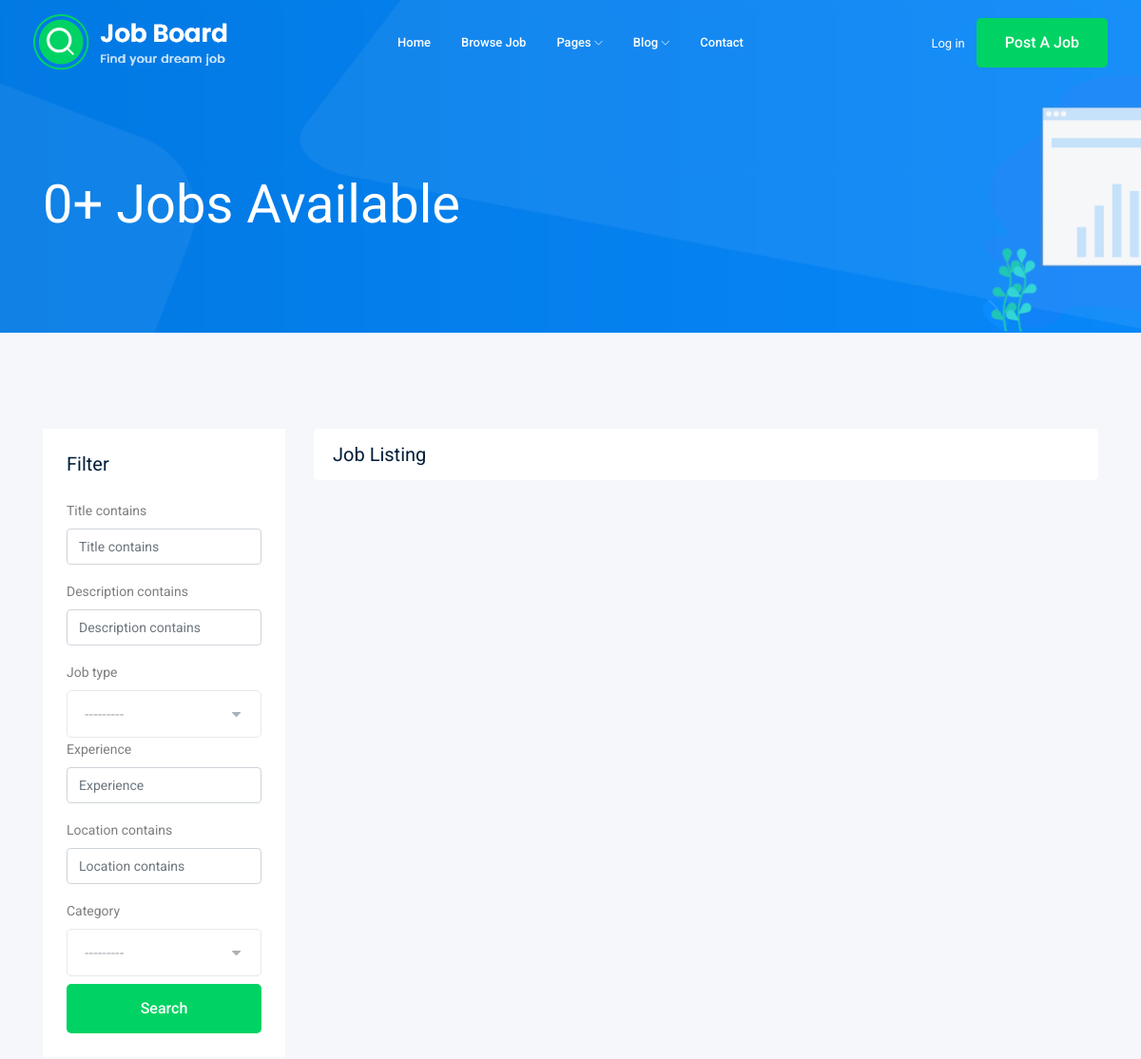
The app's page /jobs/ (upper part), older data.
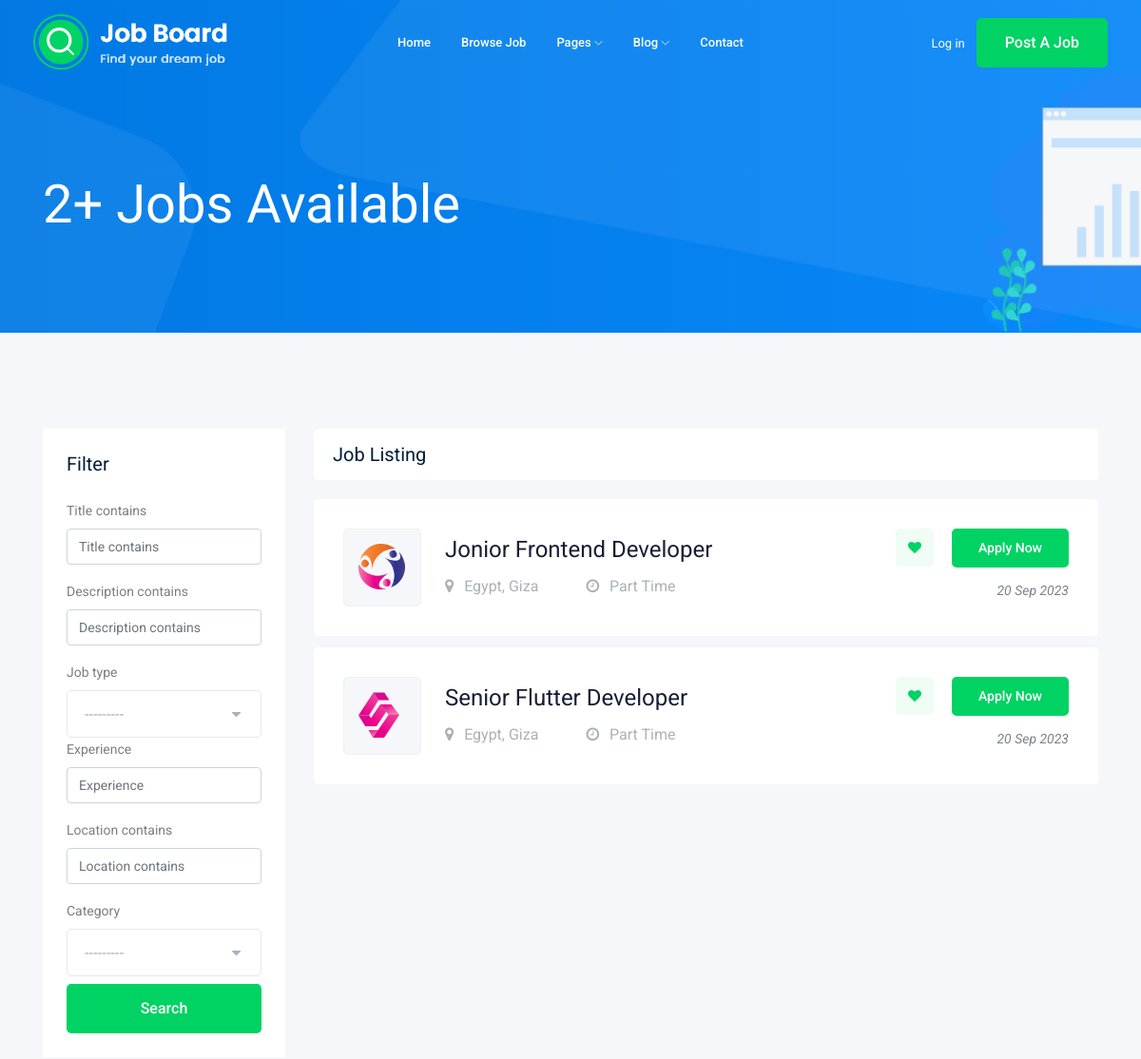
The same page, newer data.
### job/models.py (models this page shows, shortened)
class Job(models.Model):
    title = models.CharField(max_length=50)
    description = models.TextField(max_length=2000)
    job_type = models.CharField(max_length=20, choices=JOB_TYPE_CHOICES)
    vacancy = models.PositiveIntegerField(default=1, validators=[MinValueValidator(1), MaxValueValidator(10)])
    salary = models.PositiveIntegerField(default=100, validators=[MinValueValidator(100), MaxValueValidator(100000)])
    experience = models.PositiveIntegerField(default=1, validators=[MinValueValidator(1), MaxValueValidator(50)])
    location = models.CharField(max_length=100, default='Egypt')
    image = models.FileField(upload_to=job_image_upload, default='none')
    published_at = models.DateTimeField(auto_now=True)
    category = models.ForeignKey(Category, related_name='job_category', on_delete=models.CASCADE)
    owner = models.ForeignKey(User, related_name='job_owner', on_delete=models.CASCADE)
    class Meta:
        db_table = 'job'

### job/views.py (the view)
# urls.py: path('', views.jobs, name='jobs'),
def jobs(request):
    job_list = Job.objects.all()
    jobs_count = job_list.count()
    filter = JobFilter(request.GET, queryset=job_list)
    job_list = filter.qs
    paginator = Paginator(job_list, 3)
    page_number = request.GET.get('page')
    page_obj = paginator.get_page(page_number)
    context = {'jobs_count': jobs_count, 'jobs': page_obj, 'filters': filter}
    return render(request, 'jobs.html', context)

### job/models.py (called while the page is built)
    def __str__(self) -> str:
        return self.name

### job/templates/jobs.html (shortened to what this page needs)
{% extends "base.html" %}
{% load bootstrap5 %}
{% block content %}
    <div class="bradcam_area bradcam_bg_1">
        <div class="container">
            <div class="row">
                <div class="col-xl-12">
                    <div class="bradcam_text">
                        <h3>{{jobs_count}}+ Jobs Available</h3>
                    </div>
                </div>
            </div>
        </div>
    </div>
    <div class="job_listing_area plus_padding">
        <div class="container">
            <div class="row">
                <div class="col-lg-3">
                    <div class="job_filter white-bg">
                        <div class="form_inner white-bg">
                            <h3>Filter</h3>
                            <form method="GET">
                                {% bootstrap_form filters.form %}
                                <input type="submit" value="Search" class="boxed-btn3 w-100 mt-2">
                            </form>
                        </div>
                    </div>
                </div>
                <div class="col-lg-9">
                    <div class="recent_joblist_wrap">
                        <div class="recent_joblist white-bg ">
                            <div class="row align-items-center">
                                <div class="col-md-6">
                                    <h4>Job Listing</h4>
                                </div>
                            </div>
                        </div>
                    </div>
                    <div class="job_lists m-0">
                        <div class="row">
                            {% for job in jobs %}
                            <div class="col-lg-12 col-md-12">
                                <div class="single_jobs white-bg d-flex justify-content-between">
                                    <div class="jobs_left d-flex align-items-center">
                                        <div class="thumb">
                                            <img src={{job.image.url}} alt="">
                                        </div>
                                        <div class="jobs_conetent">
                                            <a href="{% url 'jobs:job_details' job.id %}"><h4>{{job.title}}</h4></a>
                                            <div class="links_locat d-flex align-items-center">
                                                <div class="location">
                                                    <p> <i class="fa fa-map-marker"></i> {{job.location}}</p>
                                                </div>
                                                <div class="location">
                                                    <p> <i class="fa fa-clock-o"></i> {{job.job_type}}</p>
                                                </div>
                                            </div>
                                        </div>
                                    </div>
                                    <div class="jobs_right">
                                        <div class="apply_now">
                                            <a class="heart_mark" href="#"> <i class="fa fa-heart"></i> </a>
                                            <a href="{% url 'jobs:job_details' job.id %}" class="boxed-btn3">Apply Now</a>
                                        </div>
                                        <div class="date">
                                            <p>{{job.published_at|date:'d M o'}}</p>
                                        </div>
                                    </div>
                                </div>
                            </div>
                            {% endfor %}
                        </div>
                    </div>
                </div>
            </div>
        </div>
    </div>
{% endblock content %}

### templates/base.html (shortened to what this page needs)
{% load static %}
<!doctype html>
<html class="no-js" lang="zxx">
<head>
    <link rel="stylesheet" href="{% static 'css/bootstrap.min.css' %}">
    <link rel="stylesheet" href="{% static 'css/owl.carousel.min.css' %}">
    <link rel="stylesheet" href="{% static 'css/magnific-popup.css' %}">
    <link rel="stylesheet" href="{% static 'css/font-awesome.min.css' %}">
    <link rel="stylesheet" href="{% static 'css/themify-icons.css' %}">
    <link rel="stylesheet" href="{% static 'css/nice-select.css' %}">
    <link rel="stylesheet" href="{% static 'css/flaticon.css' %}">
    <link rel="stylesheet" href="{% static 'css/gijgo.css' %}">
    <link rel="stylesheet" href="{% static 'css/animate.min.css' %}">
    <link rel="stylesheet" href="{% static 'css/slicknav.css' %}">
    <link rel="stylesheet" href="{% static 'css/style.css' %}">
</head>
<body>
    <header>
        <div class="header-area ">
            <div id="sticky-header" class="main-header-area">
                <div class="container-fluid ">
                    <div class="header_bottom_border">
                        <div class="row align-items-center">
                            <div class="col-xl-3 col-lg-2">
                                <div class="logo">
                                    <a href="index.html">
                                        <img src="{% static 'img/logo.png' %}" alt="">
                                    </a>
                                </div>
                            </div>
                            <div class="col-xl-6 col-lg-7">
                                <div class="main-menu  d-none d-lg-block">
                                    <nav>
                                        <ul id="navigation">
                                            <li><a href="index.html">home</a></li>
                                            <li><a href="jobs.html">Browse Job</a></li>
                                            <li><a href="#">pages <i class="ti-angle-down"></i></a>
                                            </li>
                                            <li><a href="#">blog <i class="ti-angle-down"></i></a>
                                            </li>
                                            <li><a href="contact.html">Contact</a></li>
                                        </ul>
                                    </nav>
                                </div>
                            </div>
                            <div class="col-xl-3 col-lg-3 d-none d-lg-block">
                                <div class="Appointment">
                                    <div class="phone_num d-none d-xl-block">
                                        <a href="#">Log in</a>
                                    </div>
                                    <div class="d-none d-lg-block">
                                        <a class="boxed-btn3" href="#">Post a Job</a>
                                    </div>
                                </div>
                            </div>
                            <div class="col-12">
                            </div>
                        </div>
                    </div>
                </div>
            </div>
        </div>
    </header>
    {% block content %}
    {% endblock content %}
</body>
</html>

Row changes from the older to the newer data that the page shows:
added Job: image (picture), title "Jonior Frontend Developer", location "Egypt, Giza", job_type "Part Time", published_at "20 Sep 2023"
added Job: image (picture), title "Senior Flutter Developer", location "Egypt, Giza", job_type "Part Time", published_at "20 Sep 2023"
Text that changed along with them:
{{ jobs_count }}: "0" → "2"
